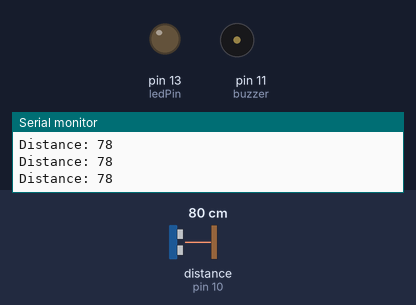
This sketch was run on a simulated Arduino Uno, built with avr-gcc and run on an emulated ATmega328P. On the bench: output pins drawn as LEDs (lit = HIGH), buzzer (waves = sounding), the last lines printed to the serial monitor. Wiring (inferred from the names in the program): ultrasonic range finder: trigger pin 9; echo pin 10. The inputs (shaded band) are chosen by the test bench; at power-on: distance to the obstacle (sensor on pin 10) 80 cm. The echo pulse lasts 58.3 µs per cm; pins used as bus, display or sensor lines are not drawn.

Above: at 1.2 s.
1.3 s: distance to the obstacle (sensor on pin 10) set to 35 cm
2.8 s: distance to the obstacle (sensor on pin 10) set to 31 cm
At 3.18 s:
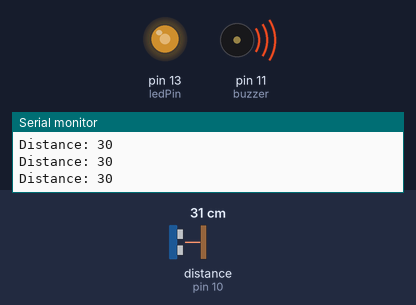
5.8 s: distance to the obstacle (sensor on pin 10) set to 9 cm
At 6.6 s:
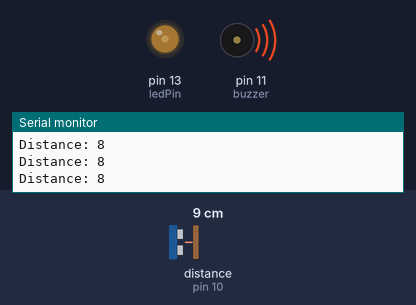
Timing chart, 0 to 13.5 s (numbered marks = the images above; inputs shaded):
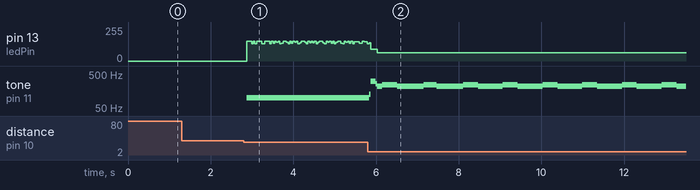

The sketch:

distance_prototype.ino
```cpp
// defines pins numbers
const int trigPin = 9;
const int echoPin = 10;
const int buzzer = 11;
const int ledPin = 13;

// defines variables
long duration;
int distance;
int safetyDistance;


void setup() {
pinMode(trigPin, OUTPUT); // Sets the trigPin as an Output
pinMode(echoPin, INPUT); // Sets the echoPin as an Input
pinMode(buzzer, OUTPUT);
pinMode(ledPin, OUTPUT);
Serial.begin(9600); // Starts the serial communication
}


void loop() {
// Clears the trigPin
digitalWrite(trigPin, LOW);
delayMicroseconds(2);

// Sets the trigPin on HIGH state for 10 micro seconds
digitalWrite(trigPin, HIGH);
delayMicroseconds(10);
digitalWrite(trigPin, LOW);

// Reads the echoPin, returns the sound wave travel time in microseconds
duration = pulseIn(echoPin, HIGH);

// Calculating the distance
distance= duration*0.034/2;

safetyDistance = distance;
if (safetyDistance <= 5){
  digitalWrite(buzzer, HIGH);
  digitalWrite(ledPin, HIGH);
  delayMicroseconds(10000);
   digitalWrite(buzzer, LOW);
    digitalWrite(ledPin, LOW);
   delayMicroseconds(10000);
   digitalWrite(buzzer, HIGH);
    digitalWrite(ledPin, HIGH);
     delayMicroseconds(10000);
   digitalWrite(buzzer, LOW);
    digitalWrite(ledPin, LOW);
   delayMicroseconds(10000);
   digitalWrite(buzzer, HIGH);
    digitalWrite(ledPin, HIGH);
     delayMicroseconds(10000);
   digitalWrite(buzzer, LOW);
    digitalWrite(ledPin, LOW);

}
else if (safetyDistance >5 && safetyDistance<=15){
  digitalWrite(buzzer, HIGH);
  digitalWrite(ledPin, HIGH);
    delayMicroseconds(100000);
   digitalWrite(buzzer, LOW);
   digitalWrite(ledPin, LOW);
   delayMicroseconds(100000);
   digitalWrite(buzzer, HIGH);
   digitalWrite(ledPin, HIGH);
    digitalWrite(ledPin, LOW);
     delayMicroseconds(100000);
   digitalWrite(buzzer, LOW);
   delayMicroseconds(100000);
   digitalWrite(buzzer, HIGH);
   digitalWrite(ledPin, HIGH);
     delayMicroseconds(100000);
   digitalWrite(buzzer, LOW);
    digitalWrite(ledPin, LOW);
}
else if (safetyDistance >15 && safetyDistance<=30){
  digitalWrite(buzzer, HIGH);
  digitalWrite(ledPin, HIGH);
    delayMicroseconds(10000000);
   digitalWrite(buzzer, LOW);
   digitalWrite(ledPin, LOW);
   delayMicroseconds(10000000);
   digitalWrite(buzzer, HIGH);
    digitalWrite(ledPin, HIGH);
     delayMicroseconds(10000000);
   digitalWrite(buzzer, LOW);
   digitalWrite(ledPin, LOW);
   delayMicroseconds(10000000);
   digitalWrite(buzzer, HIGH);
    digitalWrite(ledPin, HIGH);
     delayMicroseconds(10000000);
   digitalWrite(buzzer, LOW);
   digitalWrite(ledPin, LOW);
}
else{
  digitalWrite(buzzer, LOW);
  digitalWrite(ledPin, LOW);
}

// Prints the distance on the Serial Monitor
Serial.print("Distance: ");
Serial.println(distance);
}
```

Measured:
- the behaviour switches between 32 and 31 cm on distance to the obstacle (sensor on pin 10) (found by bisection; images 0 and 1)
- after the input at 2.8 s, tone on pin 11 (buzzer): silent → 100 Hz after 0.07 s
- after the input at 5.8 s, tone on pin 11 (buzzer): plays 125 Hz for 0.04 s, 306 Hz for 0.12 s, 257 Hz for 0.04 s, 219 Hz for 0.12 s, 239 Hz for 0.36 s, 219 Hz for 0.64 s … (20 notes in this stretch), starting at once
